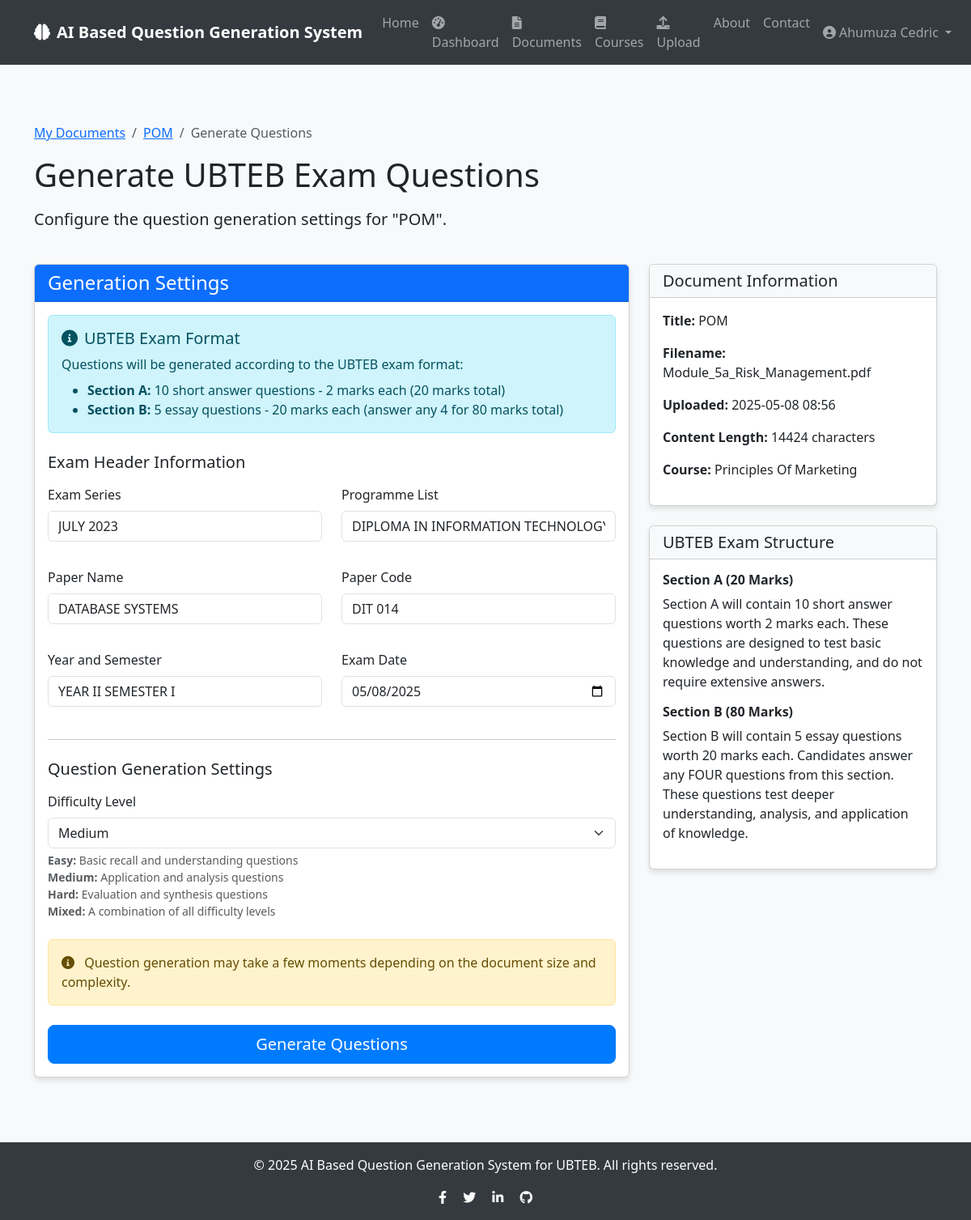
Before: /documents/1/generate (signed in) with the older database file.
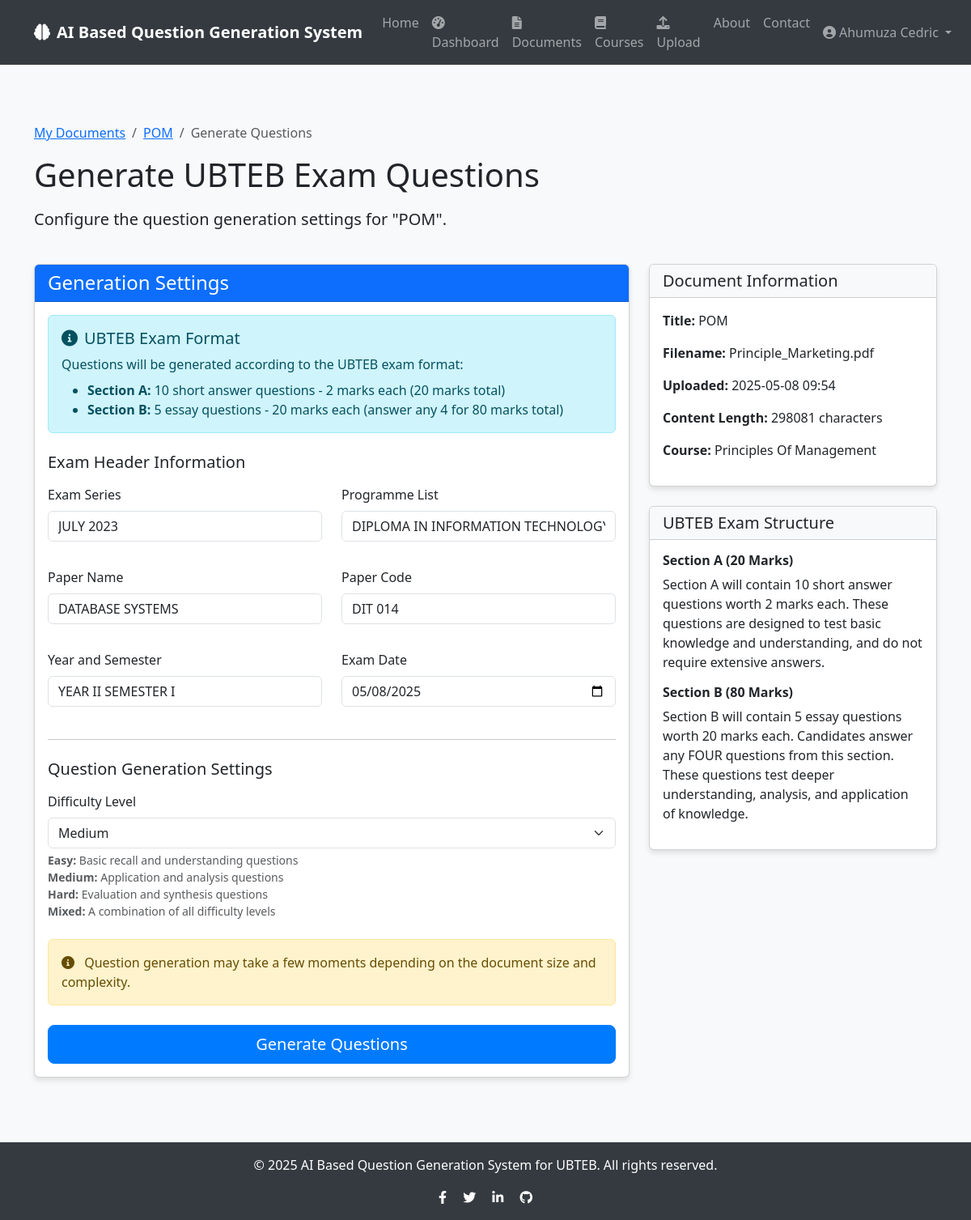
After: the same page with the newer database file.
### app/models/document.py (models this page shows, shortened)
class Document(db.Model):
    id = db.Column(db.Integer, primary_key=True)
    title = db.Column(db.String(100), nullable=False)
    filename = db.Column(db.String(100), nullable=False)
    file_path = db.Column(db.String(255), nullable=False)
    content = db.Column(db.Text, nullable=False)
    created_at = db.Column(db.DateTime, default=datetime.utcnow)
    user_id = db.Column(db.Integer, db.ForeignKey('user.id'), nullable=False)
    course_id = db.Column(db.Integer, db.ForeignKey('course.id'), nullable=True)
    questions = db.relationship('Question', backref='document', lazy=True, cascade="all, delete-orphan")

### app/models/course.py (models this page shows, shortened)
class Course(db.Model):
    id = db.Column(db.Integer, primary_key=True)
    title = db.Column(db.String(100), nullable=False)
    description = db.Column(db.Text, nullable=True)
    created_at = db.Column(db.DateTime, default=datetime.utcnow)
    user_id = db.Column(db.Integer, db.ForeignKey('user.id'), nullable=False)
    documents = db.relationship('Document', backref='course', lazy=True, cascade="all, delete-orphan")

### app/routes/questions.py (the view, shortened to what this page needs)
@questions.route('/documents/<int:document_id>/generate', methods=['GET', 'POST'])
@login_required
def generate_questions_form(document_id):
    document = Document.query.get_or_404(document_id)
    if document.user_id != current_user.id:
        flash('You do not have permission to generate questions for this document.', 'danger')
        return redirect(url_for('questions.list_documents'))
    form = QuestionGenerationForm()
    if not form.exam_date.data:
        form.exam_date.data = date.today()
    return render_template('questions/generate.html', form=form, document=document)

### app/forms/document_forms.py
class QuestionGenerationForm(FlaskForm):
    exam_series = StringField('Exam Series', validators=[DataRequired()],
                             default='JULY 2023')
    programme_list = StringField('Programme List', validators=[DataRequired()],
                                default='DIPLOMA IN INFORMATION TECHNOLOGY')
    paper_name = StringField('Paper Name', validators=[DataRequired()],
                            default='DATABASE SYSTEMS')
    paper_code = StringField('Paper Code', validators=[DataRequired()],
                            default='DIT 014')
    year_semester = StringField('Year and Semester', validators=[DataRequired()],
                              default='YEAR II SEMESTER I')
    exam_date = DateField('Exam Date', validators=[DataRequired()],
                         format='%Y-%m-%d')
    difficulty = SelectField('Difficulty Level', validators=[
        DataRequired()
    ], choices=[
        ('easy', 'Easy'),
        ('medium', 'Medium'),
        ('hard', 'Hard'),
        ('mixed', 'Mixed')
    ], default='medium')
    submit = SubmitField('Generate Questions')

### app/models/user.py (called while the page is built)
@login_manager.user_loader
def load_user(user_id):
    return User.query.get(int(user_id))

### app/templates/questions/generate.html (shortened to what the changed rows need)
{% extends "base.html" %}
{% block content %}
<div class="container py-5">
    <div class="row mb-4">
        <div class="col-md-12">
            <nav aria-label="breadcrumb">
                <ol class="breadcrumb">
                    <li class="breadcrumb-item"><a href="{{ url_for('questions.view_document', document_id=document.id) }}">{{ document.title }}</a></li>
                </ol>
            </nav>
            <h1 class="mb-3">Generate UBTEB Exam Questions</h1>
            <p class="lead">Configure the question generation settings for "{{ document.title }}".</p>
        </div>
    </div>
    <div class="row">
        <div class="col-md-4">
            <div class="card mb-4">
                <div class="card-body">
                    <p><strong>Title:</strong> {{ document.title }}</p>
                    <p><strong>Filename:</strong> {{ document.filename }}</p>
                    <p><strong>Uploaded:</strong> {{ document.created_at.strftime('%Y-%m-%d %H:%M') }}</p>
                    <p><strong>Content Length:</strong> {{ document.content|length }} characters</p>
                    {% if document.course %}
                    <p><strong>Course:</strong> {{ document.course.title }}</p>
                    {% endif %}
                </div>
            </div>
        </div>
    </div>
</div>
{% endblock %}

Changed rows visible on the page:
changed Document "POM": filename "Module_5a_Risk_Management.pdf" → "Principle_Marketing.pdf"; created_at "2025-05-08 08:56" → "2025-05-08 09:54"
changed Course: course "Principles Of Marketing" → "Principles Of Management"
Other visible differences:
{{ document.content|length }}: "14424" → "298081"
